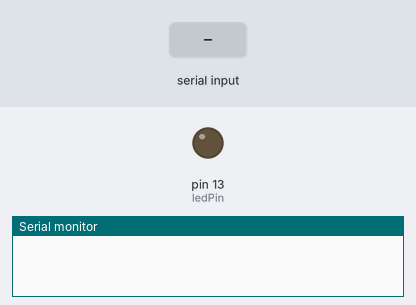
Recording of a sketch running on a simulated Arduino Uno, built with avr-gcc and run on an emulated ATmega328P. Shown: output pins drawn as LEDs (lit = HIGH), the last lines printed to the serial monitor. The test bench sets the inputs (shaded band).

Above: at 1.2 s.
1.3 s: "1" received over Serial
At 2.0 s:
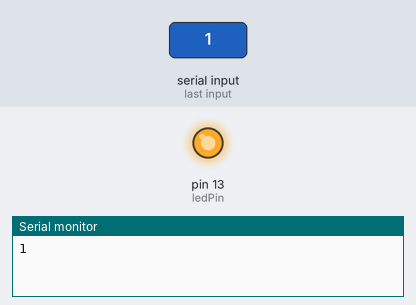
2.8 s: "0" received over Serial
At 3.1 s:
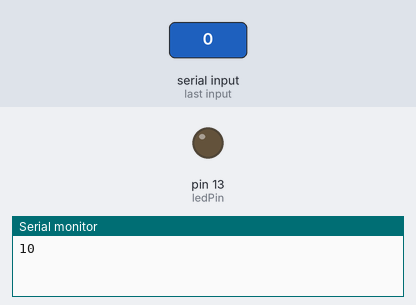
Timing chart, 0 to 5.8 s (numbered marks = the images above; inputs shaded):
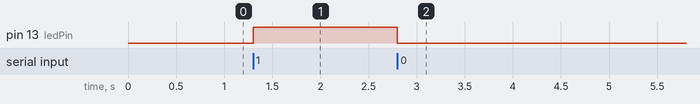

The sketch:

Arduino_Luqman.ino
```cpp
int ledPin = 13;
char input;

void setup() {
  pinMode(ledPin, OUTPUT);
  Serial.begin(9600);
}

void loop() {
  if (Serial.available() > 0) {
    input = Serial.read();
    Serial.print(input);

    // single quotes '' are for char, double quotes are for str ""
    if (input == '1') {
      digitalWrite(ledPin, HIGH);
    }
    else if (input == '0') {
      digitalWrite(ledPin, LOW);
    }
  }
}
```

Measured:
- after the input at 1.3 s, pin 13 (ledPin): LOW → HIGH at once
- after the input at 2.8 s, pin 13 (ledPin): HIGH → LOW at once
